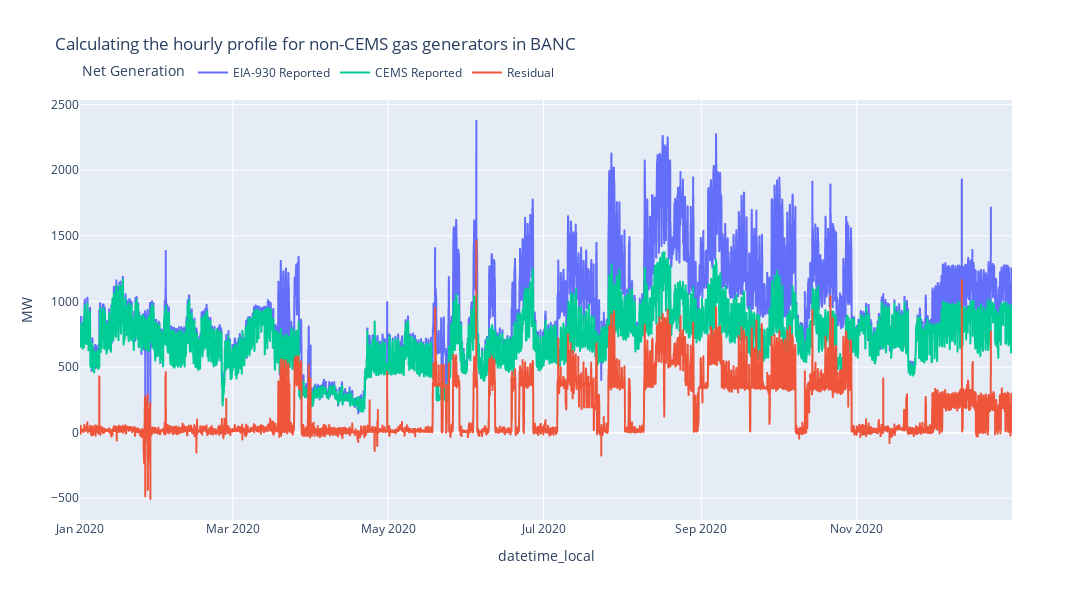

Notebook cell for this chart:
### Code cell
ba = "BANC"
fuel_category = "natural_gas"
data = hourly_profiles[
    (hourly_profiles["ba_code"] == ba)
    & (hourly_profiles["fuel_category"] == fuel_category)
]
px.line(
    data.rename(columns={"eia930_profile":"EIA-930 Reported", "cems_profile":"CEMS Reported", "residual_profile":"Residual"}),
    x="datetime_local",
    y=["EIA-930 Reported", "CEMS Reported", "Residual"],
    width=1200,
    height=600,
    color_discrete_sequence=['#636EFA', '#00CC96', '#EF553B'],
    title="Calculating the hourly profile for non-CEMS gas generators in BANC",
    labels={"value": "MW", "variable": "Net Generation",},
).update_layout(legend=dict(
    orientation="h",
    yanchor="top",
    y=1.1,
    xanchor="left",
    x=0
)).update_yaxes(rangemode="tozero")

### Figure 1 — Plotly figure (JSON) as saved in the notebook; plotly's stock layout.template omitted (floating-point values rounded to 4 significant figures; data arrays with more than 128 entries replaced by an {"elided": "..."} marker saying what was removed)
{"data": [{"hovertemplate": "Net Generation=EIA-930 Reported<br>datetime_local=%{x}<br>MW=%{y}<extra></extra>", "legendgroup": "EIA-930 Reported", "line": {"color": "#636EFA", "dash": "solid"}, "marker": {"symbol": "circle"}, "mode": "lines", "name": "EIA-930 Reported", "showlegend": true, "type": "scattergl", "x": {"elided": "8784 str values"}, "xaxis": "x", "y": {"elided": "8784 int values"}, "yaxis": "y"}, {"hovertemplate": "Net Generation=CEMS Reported<br>datetime_local=%{x}<br>MW=%{y}<extra></extra>", "legendgroup": "CEMS Reported", "line": {"color": "#00CC96", "dash": "solid"}, "marker": {"symbol": "circle"}, "mode": "lines", "name": "CEMS Reported", "showlegend": true, "type": "scattergl", "x": {"elided": "8784 str values"}, "xaxis": "x", "y": {"elided": "8784 float values"}, "yaxis": "y"}, {"hovertemplate": "Net Generation=Residual<br>datetime_local=%{x}<br>MW=%{y}<extra></extra>", "legendgroup": "Residual", "line": {"color": "#EF553B", "dash": "solid"}, "marker": {"symbol": "circle"}, "mode": "lines", "name": "Residual", "showlegend": true, "type": "scattergl", "x": {"elided": "8784 str values"}, "xaxis": "x", "y": {"elided": "8784 float values"}, "yaxis": "y"}], "layout": {"height": 600, "legend": {"orientation": "h", "title": {"text": "Net Generation"}, "tracegroupgap": 0, "x": 0, "xanchor": "left", "y": 1.1, "yanchor": "top"}, "title": {"text": "Calculating the hourly profile for non-CEMS gas generators in BANC"}, "width": 1200, "xaxis": {"anchor": "y", "domain": [0, 1], "title": {"text": "datetime_local"}}, "yaxis": {"anchor": "x", "domain": [0, 1], "rangemode": "tozero", "title": {"text": "MW"}}}}
